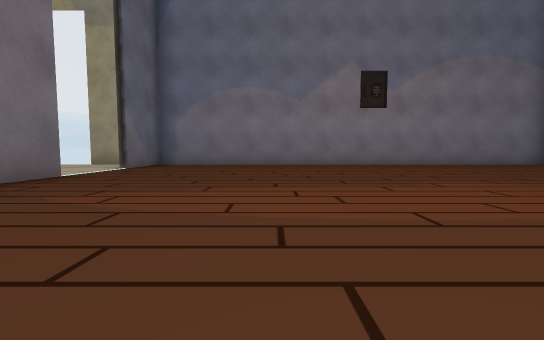
[1] (above)

14 first-person views from a walk through a 3-D level made in the Unity game engine. The camera is 0.21 m above the floor, tilts 4° down and sees 90° across. The floor is counted in squares, 0.5 m on a side. Each view is taken from the middle of a square. On the plan, view 1 faces up. The plan holds only what a view shows up to about 9 squares ahead; the rest is blank. Some surface patterns are stand-ins.

[2]
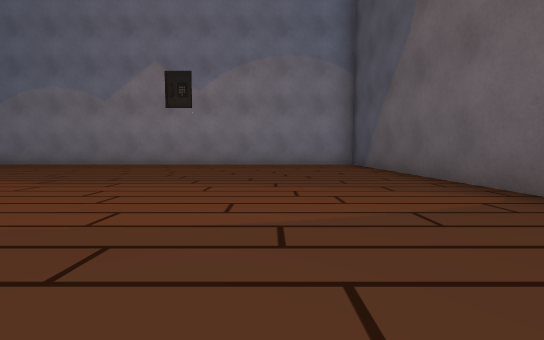

[3]
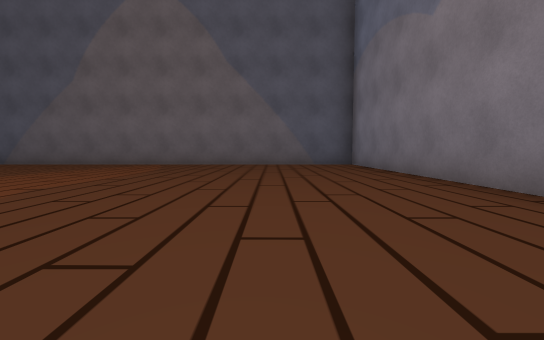

[4]
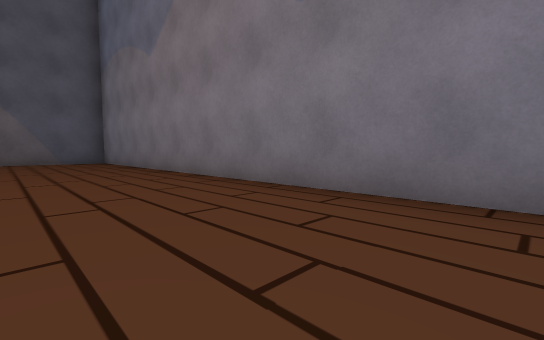

[5]
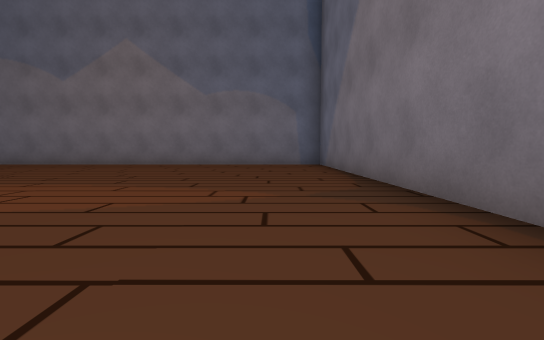

[6]
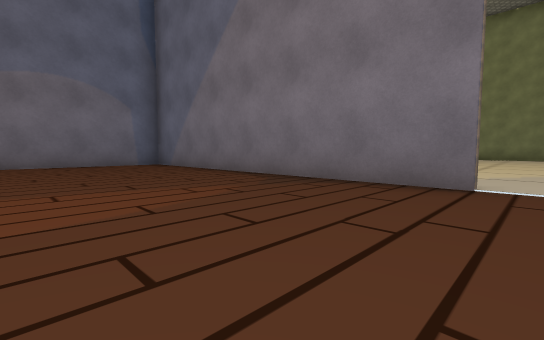

[7]
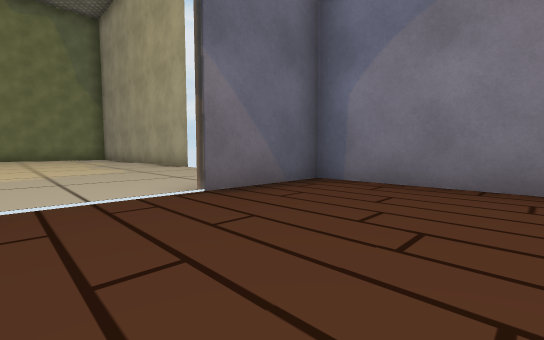

[8]
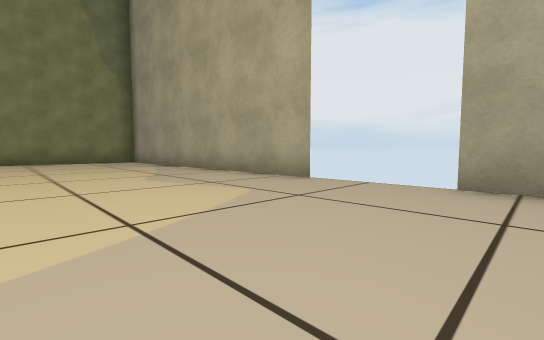

[9]
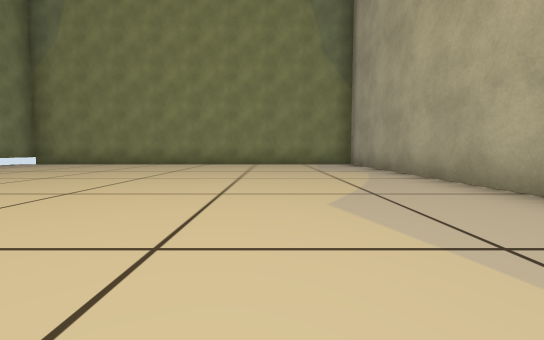

[10]
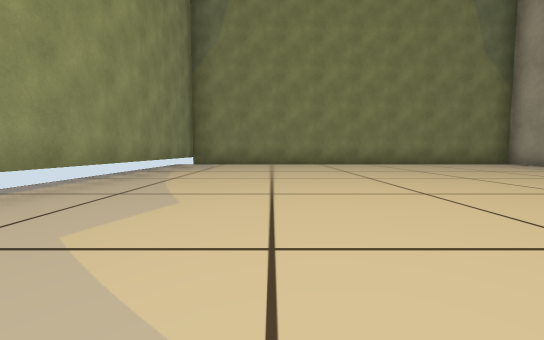

[11]
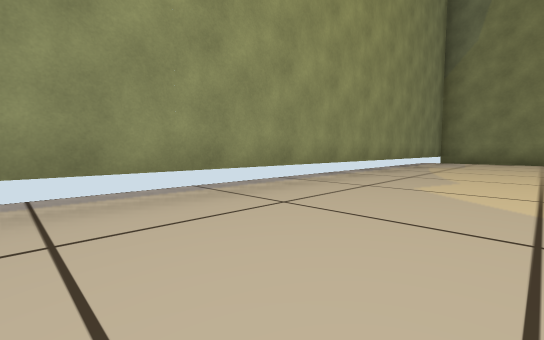

[12]
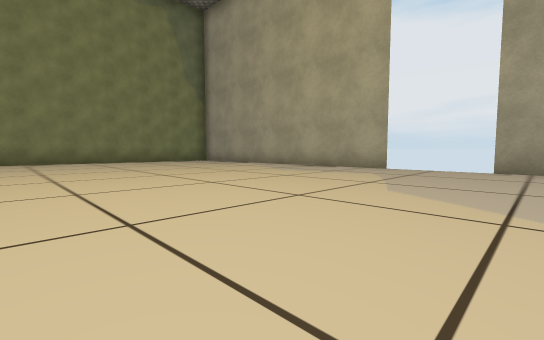

[13]
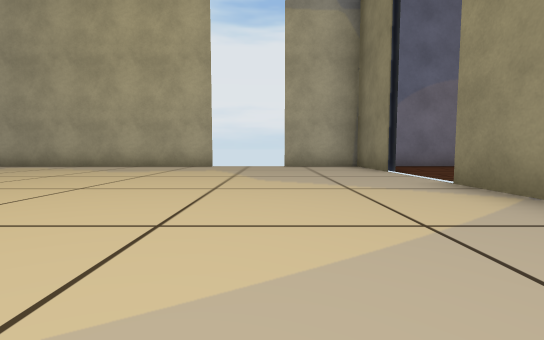

[14]
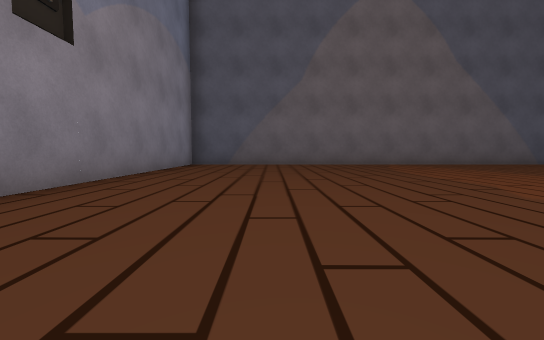

### Floor plan
Ten units are one square. View 1 is at (0, 0); x grows to the right and y downward. Boxes are objects, and circles mark ways between rooms. Rooms are numbered by the first view taken in them; rooms with no view inside come last. Other rooms are left out.
<svg viewBox="-161 -90 251 130">
<path fill="none" stroke="#000" d="M26 -85 -35 -85 -35 -65M-35 -46 -35 35 85 35 85 -85 34 -85M-76 -85 -156 -85 -156 15 -49 15M-36 -32 -36 -45M-36 -65 -36 -85 -58 -85"/>
<circle cx="-40" cy="-55" r="3" fill="#2a7"/>
<text x="30" y="-30">1</text>
<text x="-100" y="-40">2</text>
</svg>
Room 1 opens to room 2.

Where each view was taken, in squares from view 1:
view 1: 0 up, 0 right, facing up
view 2: 0 up, 6 right, facing up
view 3: 1 down, 0 right, facing right
view 4: 1 down, 2 left, facing down-right
view 5: 5 up, 2 left, facing down
view 6: 5 up, 0 right, facing down-left
view 7: 5 up, 1 left, facing up-left
view 8: 5 up, 5 left, facing up-left
view 9: 6 up, 7 left, facing left
view 10: 1 up, 7 left, facing left
view 11: 1 up, 5 left, facing down-left
view 12: 2 up, 5 left, facing up-left
view 13: 1 up, 6 left, facing up
view 14: 6 up, 0 right, facing right
